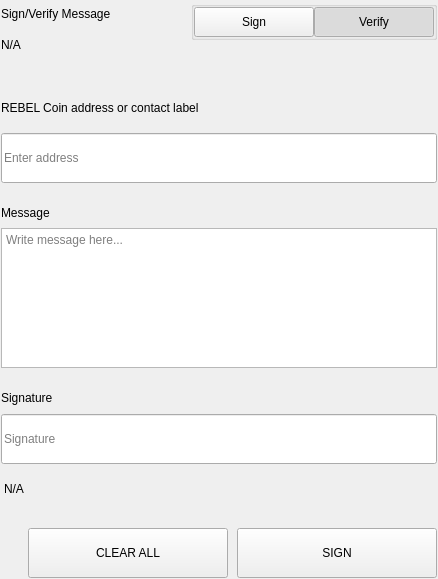
<?xml version="1.0" encoding="UTF-8"?>
<ui version="4.0">
 <class>SettingsSignMessageWidgets</class>
 <widget class="QWidget" name="SettingsSignMessageWidgets">
  <property name="geometry">
   <rect>
    <x>0</x>
    <y>0</y>
    <width>438</width>
    <height>579</height>
   </rect>
  </property>
  <property name="windowTitle">
   <string>Form</string>
  </property>
  <layout class="QVBoxLayout" name="verticalLayout">
   <property name="spacing">
    <number>0</number>
   </property>
   <property name="leftMargin">
    <number>0</number>
   </property>
   <property name="topMargin">
    <number>0</number>
   </property>
   <property name="rightMargin">
    <number>0</number>
   </property>
   <property name="bottomMargin">
    <number>0</number>
   </property>
   <item>
    <widget class="QWidget" name="left" native="true">
     <layout class="QVBoxLayout" name="verticalLayout_3">
      <property name="leftMargin">
       <number>0</number>
      </property>
      <property name="topMargin">
       <number>0</number>
      </property>
      <property name="rightMargin">
       <number>0</number>
      </property>
      <property name="bottomMargin">
       <number>0</number>
      </property>
      <item>
       <widget class="QWidget" name="container_sign" native="true">
        <layout class="QVBoxLayout" name="verticalLayout_2">
         <property name="spacing">
          <number>0</number>
         </property>
         <property name="leftMargin">
          <number>1</number>
         </property>
         <property name="topMargin">
          <number>1</number>
         </property>
         <property name="rightMargin">
          <number>1</number>
         </property>
         <property name="bottomMargin">
          <number>1</number>
         </property>
         <item>
          <layout class="QHBoxLayout" name="horizontalLayout_3" stretch="3,1">
           <property name="spacing">
            <number>40</number>
           </property>
           <item>
            <layout class="QVBoxLayout" name="verticalLayoutTitle">
             <property name="spacing">
              <number>5</number>
             </property>
             <item>
              <widget class="QLabel" name="labelTitle">
               <property name="text">
                <string>Sign/Verify Message</string>
               </property>
              </widget>
             </item>
             <item>
              <widget class="QLabel" name="labelSubtitle1">
               <property name="text">
                <string notr="true">N/A</string>
               </property>
               <property name="wordWrap">
                <bool>true</bool>
               </property>
              </widget>
             </item>
            </layout>
           </item>
           <item alignment="Qt::AlignRight|Qt::AlignTop">
            <widget class="QWidget" name="containerSwitch" native="true">
             <property name="styleSheet">
              <string notr="true">#containerSwitch{
	padding-top:9px;
}</string>
             </property>
             <layout class="QVBoxLayout" name="verticalLayout_6">
              <property name="spacing">
               <number>4</number>
              </property>
              <property name="leftMargin">
               <number>0</number>
              </property>
              <property name="topMargin">
               <number>0</number>
              </property>
              <property name="rightMargin">
               <number>0</number>
              </property>
              <property name="bottomMargin">
               <number>0</number>
              </property>
              <item alignment="Qt::AlignRight">
               <widget class="QGroupBox" name="groupBox">
                <property name="sizePolicy">
                 <sizepolicy hsizetype="Fixed" vsizetype="Preferred">
                  <horstretch>0</horstretch>
                  <verstretch>0</verstretch>
                 </sizepolicy>
                </property>
                <property name="title">
                 <string/>
                </property>
                <property name="alignment">
                 <set>Qt::AlignRight|Qt::AlignTop|Qt::AlignTrailing</set>
                </property>
                <layout class="QHBoxLayout" name="horizontalLayout_4">
                 <property name="spacing">
                  <number>0</number>
                 </property>
                 <property name="leftMargin">
                  <number>0</number>
                 </property>
                 <property name="topMargin">
                  <number>0</number>
                 </property>
                 <property name="rightMargin">
                  <number>0</number>
                 </property>
                 <property name="bottomMargin">
                  <number>0</number>
                 </property>
                 <item>
                  <widget class="QPushButton" name="pushSign">
                   <property name="minimumSize">
                    <size>
                     <width>120</width>
                     <height>30</height>
                    </size>
                   </property>
                   <property name="maximumSize">
                    <size>
                     <width>120</width>
                     <height>30</height>
                    </size>
                   </property>
                   <property name="focusPolicy">
                    <enum>Qt::NoFocus</enum>
                   </property>
                   <property name="text">
                    <string>Sign</string>
                   </property>
                   <property name="checkable">
                    <bool>true</bool>
                   </property>
                   <property name="autoExclusive">
                    <bool>true</bool>
                   </property>
                  </widget>
                 </item>
                 <item>
                  <widget class="QPushButton" name="pushVerify">
                   <property name="minimumSize">
                    <size>
                     <width>120</width>
                     <height>30</height>
                    </size>
                   </property>
                   <property name="maximumSize">
                    <size>
                     <width>120</width>
                     <height>30</height>
                    </size>
                   </property>
                   <property name="focusPolicy">
                    <enum>Qt::NoFocus</enum>
                   </property>
                   <property name="text">
                    <string>Verify</string>
                   </property>
                   <property name="checkable">
                    <bool>true</bool>
                   </property>
                   <property name="checked">
                    <bool>true</bool>
                   </property>
                   <property name="autoExclusive">
                    <bool>true</bool>
                   </property>
                  </widget>
                 </item>
                </layout>
               </widget>
              </item>
              <item alignment="Qt::AlignHCenter|Qt::AlignTop">
               <widget class="QLabel" name="labelSubtitleSwitch">
                <property name="text">
                 <string/>
                </property>
                <property name="alignment">
                 <set>Qt::AlignRight|Qt::AlignTrailing|Qt::AlignVCenter</set>
                </property>
               </widget>
              </item>
             </layout>
            </widget>
           </item>
          </layout>
         </item>
         <item>
          <spacer name="verticalSpacer_2">
           <property name="orientation">
            <enum>Qt::Vertical</enum>
           </property>
           <property name="sizeType">
            <enum>QSizePolicy::Fixed</enum>
           </property>
           <property name="sizeHint" stdset="0">
            <size>
             <width>20</width>
             <height>40</height>
            </size>
           </property>
          </spacer>
         </item>
         <item>
          <widget class="QWidget" name="containerAddress" native="true">
           <property name="sizePolicy">
            <sizepolicy hsizetype="Preferred" vsizetype="Fixed">
             <horstretch>0</horstretch>
             <verstretch>0</verstretch>
            </sizepolicy>
           </property>
           <layout class="QVBoxLayout" name="verticalLayout_5" stretch="0,0">
            <property name="spacing">
             <number>15</number>
            </property>
            <property name="leftMargin">
             <number>0</number>
            </property>
            <property name="topMargin">
             <number>0</number>
            </property>
            <property name="rightMargin">
             <number>0</number>
            </property>
            <property name="bottomMargin">
             <number>0</number>
            </property>
            <item>
             <widget class="QLabel" name="labelSubtitleAddress">
              <property name="minimumSize">
               <size>
                <width>0</width>
                <height>20</height>
               </size>
              </property>
              <property name="maximumSize">
               <size>
                <width>16777215</width>
                <height>20</height>
               </size>
              </property>
              <property name="text">
               <string>REBEL Coin address or contact label</string>
              </property>
             </widget>
            </item>
            <item>
             <widget class="QLineEdit" name="addressIn_SM">
              <property name="minimumSize">
               <size>
                <width>0</width>
                <height>50</height>
               </size>
              </property>
              <property name="maximumSize">
               <size>
                <width>16777215</width>
                <height>50</height>
               </size>
              </property>
              <property name="placeholderText">
               <string>Enter address</string>
              </property>
             </widget>
            </item>
           </layout>
          </widget>
         </item>
         <item>
          <spacer name="verticalSpacer_3">
           <property name="orientation">
            <enum>Qt::Vertical</enum>
           </property>
           <property name="sizeType">
            <enum>QSizePolicy::Fixed</enum>
           </property>
           <property name="sizeHint" stdset="0">
            <size>
             <width>20</width>
             <height>20</height>
            </size>
           </property>
          </spacer>
         </item>
         <item>
          <layout class="QVBoxLayout" name="verticalLayout_9">
           <property name="spacing">
            <number>5</number>
           </property>
           <item>
            <widget class="QLabel" name="labelSubtitleMessage">
             <property name="minimumSize">
              <size>
               <width>0</width>
               <height>20</height>
              </size>
             </property>
             <property name="maximumSize">
              <size>
               <width>16777215</width>
               <height>20</height>
              </size>
             </property>
             <property name="text">
              <string>Message</string>
             </property>
            </widget>
           </item>
           <item>
            <widget class="QPlainTextEdit" name="messageIn_SM">
             <property name="minimumSize">
              <size>
               <width>0</width>
               <height>140</height>
              </size>
             </property>
             <property name="maximumSize">
              <size>
               <width>16777215</width>
               <height>140</height>
              </size>
             </property>
             <property name="placeholderText">
              <string>Write message here...</string>
             </property>
            </widget>
           </item>
          </layout>
         </item>
         <item>
          <spacer name="verticalSpacer_4">
           <property name="orientation">
            <enum>Qt::Vertical</enum>
           </property>
           <property name="sizeType">
            <enum>QSizePolicy::Fixed</enum>
           </property>
           <property name="sizeHint" stdset="0">
            <size>
             <width>20</width>
             <height>20</height>
            </size>
           </property>
          </spacer>
         </item>
         <item>
          <widget class="QWidget" name="widget" native="true">
           <property name="minimumSize">
            <size>
             <width>0</width>
             <height>75</height>
            </size>
           </property>
           <property name="maximumSize">
            <size>
             <width>16777215</width>
             <height>16777215</height>
            </size>
           </property>
           <layout class="QVBoxLayout" name="verticalLayout_4">
            <property name="leftMargin">
             <number>0</number>
            </property>
            <property name="topMargin">
             <number>0</number>
            </property>
            <property name="rightMargin">
             <number>0</number>
            </property>
            <property name="bottomMargin">
             <number>0</number>
            </property>
            <item>
             <widget class="QLabel" name="labelSubtitleSignature">
              <property name="minimumSize">
               <size>
                <width>0</width>
                <height>20</height>
               </size>
              </property>
              <property name="maximumSize">
               <size>
                <width>16777215</width>
                <height>20</height>
               </size>
              </property>
              <property name="text">
               <string>Signature</string>
              </property>
             </widget>
            </item>
            <item>
             <widget class="QLineEdit" name="signatureOut_SM">
              <property name="minimumSize">
               <size>
                <width>0</width>
                <height>50</height>
               </size>
              </property>
              <property name="placeholderText">
               <string>Signature</string>
              </property>
             </widget>
            </item>
           </layout>
          </widget>
         </item>
         <item>
          <widget class="QLabel" name="statusLabel_SM">
           <property name="styleSheet">
            <string notr="true">padding-top:5px;</string>
           </property>
           <property name="text">
            <string notr="true">N/A</string>
           </property>
          </widget>
         </item>
         <item>
          <spacer name="verticalSpacer">
           <property name="orientation">
            <enum>Qt::Vertical</enum>
           </property>
           <property name="sizeType">
            <enum>QSizePolicy::Fixed</enum>
           </property>
           <property name="sizeHint" stdset="0">
            <size>
             <width>20</width>
             <height>20</height>
            </size>
           </property>
          </spacer>
         </item>
         <item>
          <layout class="QHBoxLayout" name="horizontalLayout_7">
           <property name="spacing">
            <number>9</number>
           </property>
           <item>
            <spacer name="horizontalSpacer_5">
             <property name="orientation">
              <enum>Qt::Horizontal</enum>
             </property>
             <property name="sizeType">
              <enum>QSizePolicy::Expanding</enum>
             </property>
             <property name="sizeHint" stdset="0">
              <size>
               <width>40</width>
               <height>20</height>
              </size>
             </property>
            </spacer>
           </item>
           <item>
            <widget class="QPushButton" name="pushButtonClear">
             <property name="minimumSize">
              <size>
               <width>200</width>
               <height>50</height>
              </size>
             </property>
             <property name="focusPolicy">
              <enum>Qt::NoFocus</enum>
             </property>
             <property name="text">
              <string>CLEAR ALL</string>
             </property>
            </widget>
           </item>
           <item>
            <widget class="QPushButton" name="pushButtonSave">
             <property name="minimumSize">
              <size>
               <width>200</width>
               <height>50</height>
              </size>
             </property>
             <property name="maximumSize">
              <size>
               <width>200</width>
               <height>50</height>
              </size>
             </property>
             <property name="focusPolicy">
              <enum>Qt::NoFocus</enum>
             </property>
             <property name="text">
              <string>SIGN</string>
             </property>
            </widget>
           </item>
          </layout>
         </item>
        </layout>
       </widget>
      </item>
     </layout>
    </widget>
   </item>
  </layout>
 </widget>
 <resources/>
 <connections/>
</ui>
